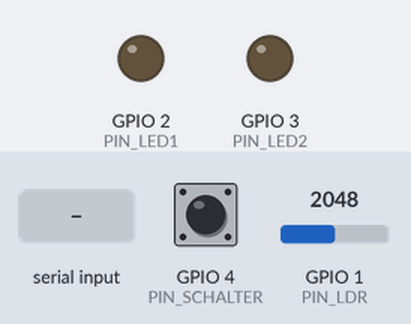
Bench run of a sketch on a simulated Seeed XIAO ESP32-S3. Parts: output pins drawn as LEDs (lit = HIGH). The inputs (shaded band) are chosen by the test bench; at power-on: GPIO 1 (PIN_LDR) = 2048, GPIO 4 (PIN_SCHALTER) HIGH (analog values on the 0–4095 scale). Random numbers use the default seed unless the sketch sets one.

Above: at 1.2 s.
1.3 s: "ALIEN:on\n" received over Serial
4.3 s: GPIO 1 (PIN_LDR) set to 1225
7.3 s: GPIO 1 (PIN_LDR) set to 1129
At 9.69 s:
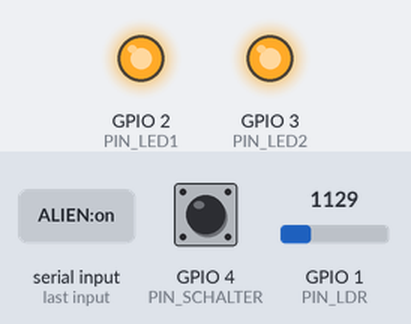
10.3 s: GPIO 1 (PIN_LDR) set to 1542
13.3 s: GPIO 1 (PIN_LDR) set to 1672
At 14.17 s:
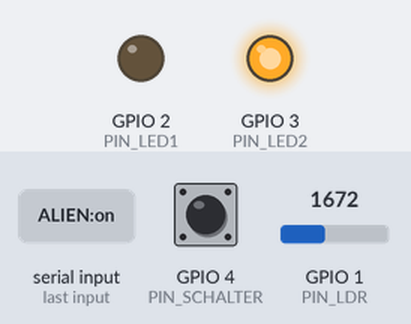
16.3 s: GPIO 1 (PIN_LDR) set to 1160
At 18.08 s:
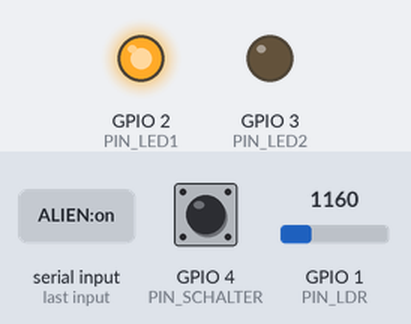
Timing chart, 0 to 20.3 s (numbered marks = the images above; inputs shaded):
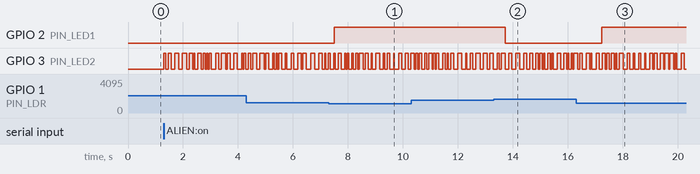

Measured:
- the behaviour switches between 1200 and 1199 on GPIO 1 (PIN_LDR) (found by bisection; images 0 and 1)
- the behaviour switches between 1600 and 1601 on GPIO 1 (PIN_LDR) (found by bisection; images 1 and 2)
- after the input at 7.3 s, GPIO 2 (PIN_LED1): LOW → HIGH after 0.21 s
- after the input at 13.3 s, GPIO 2 (PIN_LED1): HIGH → LOW after 0.43 s
- after the input at 16.3 s, GPIO 2 (PIN_LED1): LOW → HIGH after 0.93 s

The sketch:

mondbasis.ino
```cpp
/*
  Mondbasis – Firmware für Seeed Studio XIAO ESP32-S3

  - LDR an D0 wird alle 100 ms gelesen und geglättet
  - Hell/Dunkel mit Hysterese, bei Dunkelheit leuchten LED 1 + LED 2
  - Schalter an D3 wechselt den Modus: Automatik -> Dauer-an -> Dauer-aus
  - Alle 200 ms genau eine JSON-Zeile für die Webseite, z. B.:
    {"ldr":2310,"dunkel":true,"led1":true,"led2":true,"schalter":false,"modus":"auto"}
  - Befehle von der Webseite (jeweils mit \n): MODE:auto  MODE:on  MODE:off
    ALIEN:on / ALIEN:off – Alien-Besuch: LED 2 flackert (stoppt spätestens nach 20 s)

  WICHTIG (Arduino IDE): Werkzeuge -> "USB CDC On Boot: Enabled" einstellen,
  sonst kommt über das USB-Kabel nichts an.
*/

// #define DEBUG   // Debug-Texte einschalten (die Webseite ignoriert sie, besser aber aus lassen)

#ifdef DEBUG
  #define DEBUG_PRINTLN(x) Serial.println(x)
#else
  #define DEBUG_PRINTLN(x)
#endif

// ---------- Pins ----------
const uint8_t PIN_LDR      = D0;   // 3V3 -> LDR -> D0 -> 10 kΩ -> GND
const uint8_t PIN_LED1     = D1;   // aktiv HIGH
const uint8_t PIN_LED2     = D2;   // aktiv HIGH
const uint8_t PIN_SCHALTER = D3;   // schaltet gegen GND (INPUT_PULLUP)

// ---------- Schwellwerte (ADC 0..4095, hell = hoher Wert) ----------
// Gleiche Werte auch in js/main.js (CONFIG) eintragen!
const int SCHWELLE_DUNKEL = 1200;  // darunter -> dunkel
const int SCHWELLE_HELL   = 1600;  // darüber -> hell

// ---------- Schalter-Art ----------
// true:  Kippschalter – jedes Umlegen (beide Richtungen) wechselt den Modus
// false: Taster – nur das Drücken wechselt den Modus
const bool KIPPSCHALTER = true;

// ---------- Zeiten (ms) ----------
const unsigned long MESS_INTERVALL  = 100;  // LDR lesen
const unsigned long SENDE_INTERVALL = 200;  // JSON-Zeile senden
const unsigned long ENTPRELL_ZEIT   = 50;   // Schalter-Entprellung
const unsigned long ALIEN_MAX_DAUER = 20000; // Sicherheit: Flackern endet von selbst

// ---------- Glättung ----------
const uint8_t ANZAHL_MESSUNGEN = 10;  // gleitender Mittelwert über 1 s

// ---------- Modi ----------
enum Modus { AUTO, DAUER_AN, DAUER_AUS };
const char* MODUS_JSON[] = { "auto", "on", "off" };

// ---------- Zustand ----------
Modus modus = AUTO;
bool istDunkel = false;
bool ledsAn = false;

int messwerte[ANZAHL_MESSUNGEN];
uint8_t messIndex = 0;
long messSumme = 0;
int ldrGeglaettet = 0;

bool schalterStabil = HIGH;          // entprellter Zustand (LOW = geschlossen)
bool schalterLetzterRoh = HIGH;
unsigned long schalterWechselZeit = 0;

bool alienAktiv = false;             // Alien-Besuch: LED 2 flackert
unsigned long alienStart = 0;
unsigned long naechstesFlackern = 0;
bool flackerZustand = false;

char befehl[24];                     // Puffer für Befehle von der Webseite
uint8_t befehlLaenge = 0;

unsigned long letzteMessung = 0;
unsigned long letzteSendung = 0;
bool sofortSenden = false;

void setup() {
  Serial.begin(115200);

  pinMode(PIN_LED1, OUTPUT);
  pinMode(PIN_LED2, OUTPUT);
  pinMode(PIN_SCHALTER, INPUT_PULLUP);

  analogReadResolution(12);  // 0..4095

  // Schalterstellung beim Start übernehmen (kein falscher Moduswechsel)
  schalterStabil = schalterLetzterRoh = digitalRead(PIN_SCHALTER);

  // Mittelwert-Puffer mit erster Messung füllen
  int start = analogRead(PIN_LDR);
  for (uint8_t i = 0; i < ANZAHL_MESSUNGEN; i++) messwerte[i] = start;
  messSumme = (long)start * ANZAHL_MESSUNGEN;
  ldrGeglaettet = start;
  istDunkel = (start < SCHWELLE_DUNKEL);

  DEBUG_PRINTLN("Mondbasis gestartet");
}

void loop() {
  unsigned long jetzt = millis();

  befehleLesen();
  schalterPruefen(jetzt);

  if (jetzt - letzteMessung >= MESS_INTERVALL) {
    letzteMessung = jetzt;
    ldrMessen();
    helligkeitAuswerten();
  }

  ledsSteuern();

  if (sofortSenden || jetzt - letzteSendung >= SENDE_INTERVALL) {
    letzteSendung = jetzt;
    sofortSenden = false;
    statusSenden();
  }
}

// LDR lesen und gleitenden Mittelwert bilden
void ldrMessen() {
  int roh = analogRead(PIN_LDR);
  messSumme -= messwerte[messIndex];
  messwerte[messIndex] = roh;
  messSumme += roh;
  messIndex = (messIndex + 1) % ANZAHL_MESSUNGEN;
  ldrGeglaettet = messSumme / ANZAHL_MESSUNGEN;
}

// Hysterese: Zustand wechselt nur beim Überschreiten der jeweiligen Schwelle
void helligkeitAuswerten() {
  if (!istDunkel && ldrGeglaettet < SCHWELLE_DUNKEL) {
    istDunkel = true;
  } else if (istDunkel && ldrGeglaettet > SCHWELLE_HELL) {
    istDunkel = false;
  }
}

// Nächsten Modus wählen: Automatik -> Dauer-an -> Dauer-aus -> Automatik
void naechsterModus() {
  modus = (Modus)((modus + 1) % 3);
  sofortSenden = true;
  DEBUG_PRINTLN(MODUS_JSON[modus]);
}

// Schalter entprellen und auswerten
void schalterPruefen(unsigned long jetzt) {
  bool roh = digitalRead(PIN_SCHALTER);

  if (roh != schalterLetzterRoh) {      // Pegel hat sich geändert -> Timer neu
    schalterLetzterRoh = roh;
    schalterWechselZeit = jetzt;
  }

  if (jetzt - schalterWechselZeit >= ENTPRELL_ZEIT && roh != schalterStabil) {
    schalterStabil = roh;
    if (KIPPSCHALTER || schalterStabil == LOW) naechsterModus();
    sofortSenden = true;
  }
}

// Befehle von der Webseite zeilenweise einlesen (nicht blockierend)
void befehleLesen() {
  while (Serial.available() > 0) {
    char c = Serial.read();
    if (c == '\n' || c == '\r') {
      if (befehlLaenge > 0) {
        befehl[befehlLaenge] = '\0';
        befehlAusfuehren(befehl);
        befehlLaenge = 0;
      }
    } else if (befehlLaenge < sizeof(befehl) - 1) {
      befehl[befehlLaenge++] = c;
    }
  }
}

void befehlAusfuehren(const char* b) {
  if      (strcmp(b, "MODE:auto") == 0) modus = AUTO;
  else if (strcmp(b, "MODE:on") == 0)   modus = DAUER_AN;
  else if (strcmp(b, "MODE:off") == 0)  modus = DAUER_AUS;
  else if (strcmp(b, "ALIEN:on") == 0)  { alienAktiv = true; alienStart = millis(); }
  else if (strcmp(b, "ALIEN:off") == 0) alienAktiv = false;
  else return;                          // unbekannte Befehle ignorieren
  sofortSenden = true;
}

// LEDs je nach Modus schalten
void ledsSteuern() {
  switch (modus) {
    case AUTO:      ledsAn = istDunkel; break;
    case DAUER_AN:  ledsAn = true;      break;
    case DAUER_AUS: ledsAn = false;     break;
  }
  digitalWrite(PIN_LED1, ledsAn ? HIGH : LOW);

  // Alien-Besuch: LED 2 flackert zufällig (nicht blockierend)
  unsigned long jetzt = millis();
  if (alienAktiv && jetzt - alienStart > ALIEN_MAX_DAUER) alienAktiv = false;
  if (alienAktiv) {
    if ((long)(jetzt - naechstesFlackern) >= 0) {
      flackerZustand = !flackerZustand;
      naechstesFlackern = jetzt + random(30, 160);
    }
    digitalWrite(PIN_LED2, flackerZustand ? HIGH : LOW);
  } else {
    digitalWrite(PIN_LED2, ledsAn ? HIGH : LOW);
  }
}

// Genau eine JSON-Zeile senden
void statusSenden() {
  char zeile[128];
  int n = snprintf(zeile, sizeof(zeile),
    "{\"ldr\":%d,\"dunkel\":%s,\"led1\":%s,\"led2\":%s,\"schalter\":%s,\"modus\":\"%s\",\"alien\":%s}\n",
    ldrGeglaettet,
    istDunkel ? "true" : "false",
    ledsAn ? "true" : "false",
    ledsAn ? "true" : "false",
    schalterStabil == LOW ? "true" : "false",
    MODUS_JSON[modus],
    alienAktiv ? "true" : "false");

  // Nur senden, wenn Platz im Puffer ist – so blockiert nichts ohne angeschlossenen PC
  if (n > 0 && Serial.availableForWrite() >= n) {
    Serial.write((const uint8_t*)zeile, n);
  }
}
```
